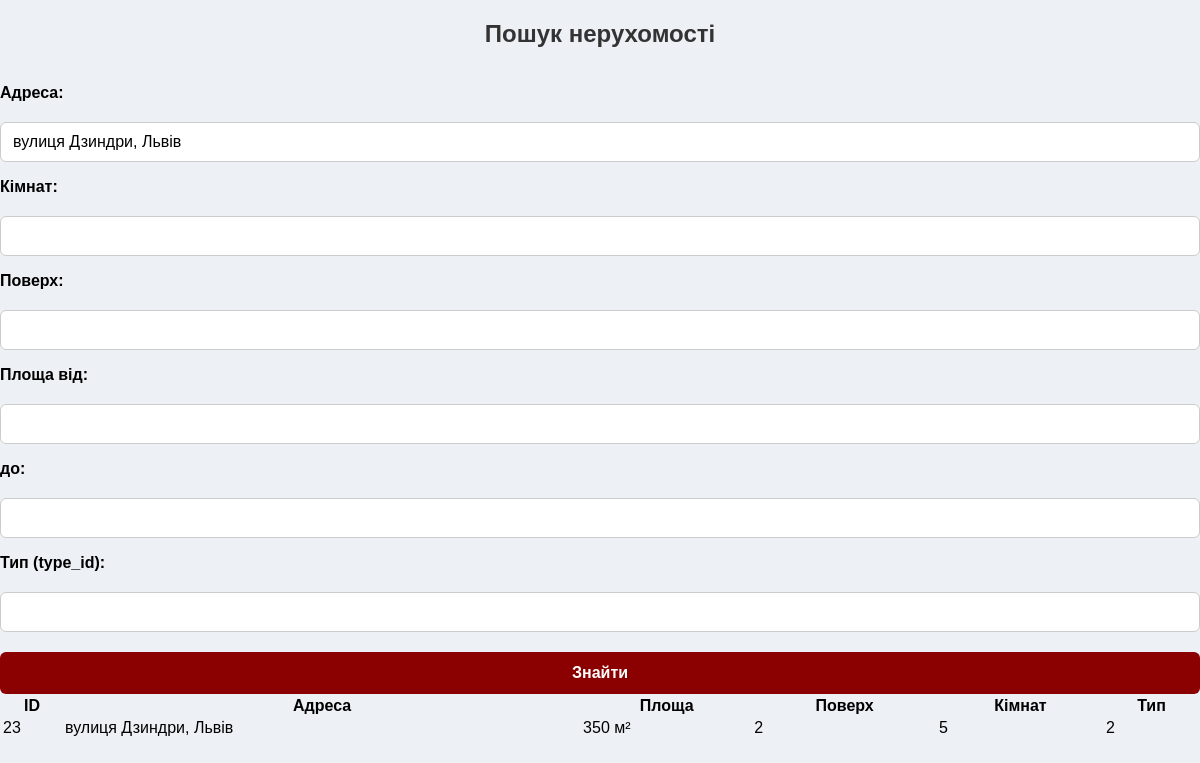
The page /search.php?address=вулиця Дзиндри, Львів on the database its author committed.
### tables this page shows
CREATE TABLE `properties` (
  `property_id` int(11) NOT NULL,
  `address` varchar(255) NOT NULL,
  `area` int(11) NOT NULL,
  `floor` int(11) NOT NULL,
  `rooms` int(11) NOT NULL,
  `type_id` int(11) NOT NULL,
  `owner_id` int(11) NOT NULL,
  `price` decimal(10,2) NOT NULL,
  `created_at` datetime NOT NULL DEFAULT current_timestamp(),
  `status` enum('pending','approved','rejected') NOT NULL DEFAULT 'pending',
  `is_top` tinyint(1) NOT NULL DEFAULT 0,
  `is_highlighted` tinyint(1) NOT NULL DEFAULT 0,
  `views` int(11) NOT NULL DEFAULT 0
);

### search.php (the view, shortened to what this page needs)
<?php
include 'connect_to_db.php';
$address = $_GET['address'] ?? '';
$rooms = $_GET['rooms'] ?? '';
$floor = $_GET['floor'] ?? '';
$area_from = $_GET['area_from'] ?? '';
$area_to = $_GET['area_to'] ?? '';
$type_id = $_GET['type_id'] ?? '';
$sql = "SELECT * FROM properties WHERE 1=1";
$params = [];
if (!empty($address)) {
    $sql .= " AND address LIKE ?";
    $params[] = '%' . $address . '%';
}
$stmt = $conn->prepare($sql);
if (!empty($params)) {
    $types = str_repeat('s', count($params));
    $stmt->bind_param($types, ...$params);
}
$stmt->execute();
$result = $stmt->get_result();
?>
<!DOCTYPE html>
<html lang="uk">
<head>
    <link rel="stylesheet" href="style.css">
</head>
<body>
<h2 style="text-align:center;">Пошук нерухомості</h2>
<form method="get">
    <div class="form-group">
        <label>Адреса:</label>
        <input type="text" name="address" value="<?= htmlspecialchars($address) ?>">
    </div>
    <div class="form-group">
        <label>Кімнат:</label>
        <input type="number" name="rooms" value="<?= htmlspecialchars($rooms) ?>">
    </div>
    <div class="form-group">
        <label>Поверх:</label>
        <input type="number" name="floor" value="<?= htmlspecialchars($floor) ?>">
    </div>
    <div class="form-group">
        <label>Площа від:</label>
        <input type="number" step="0.1" name="area_from" value="<?= htmlspecialchars($area_from) ?>">
        <label style="width:auto;">до:</label>
        <input type="number" step="0.1" name="area_to" value="<?= htmlspecialchars($area_to) ?>">
    </div>
    <div class="form-group">
        <label>Тип (type_id):</label>
        <input type="number" name="type_id" value="<?= htmlspecialchars($type_id) ?>">
    </div>
    <button type="submit">Знайти</button>
</form>
<?php if ($result->num_rows > 0): ?>
    <table>
        <thead>
            <tr>
                <th>ID</th>
                <th>Адреса</th>
                <th>Площа</th>
                <th>Поверх</th>
                <th>Кімнат</th>
                <th>Тип</th>
            </tr>
        </thead>
        <tbody>
            <?php while ($row = $result->fetch_assoc()): ?>
            <tr>
                <td><?= $row['property_id'] ?></td>
                <td><?= htmlspecialchars($row['address']) ?></td>
                <td><?= $row['area'] ?> м²</td>
                <td><?= $row['floor'] ?></td>
                <td><?= $row['rooms'] ?></td>
                <td><?= $row['type_id'] ?></td>
            </tr>
            <?php endwhile; ?>
        </tbody>
    </table>
<?php else: ?>
    <p style="text-align:center;">Нічого не знайдено.</p>
<?php endif; ?>
</body>
</html>

### style.css (style rules this page uses)
body { margin: 0; font-family: Arial, sans-serif; }
body { font-family: Arial, sans-serif; background-color: #eef2f5; margin: 0; padding: 0; }
h2 { text-align: center; color: #333; }
label { display: block; margin-top: 1rem; font-weight: bold; }
input, select, textarea { width: 100%; padding: 10px; margin-top: 5px; border-radius: 6px; border: 1px solid #ccc; box-sizing: border-box; }
button { margin-top: 1.5rem; padding: 12px 18px; background-color: #a30000; color: white; border: none; border-radius: 6px; cursor: pointer; width: 100%; }
html, body { height: 100%; display: flex; flex-direction: column; }
body { background-color: #edf0f4; margin: 0; font-family: Arial, sans-serif; }
form label { display: block; margin-bottom: 15px; font-weight: bold; }
form input, form select, form textarea { width: 100%; padding: 10px 12px; margin-top: 5px; border: 1px solid #ccc; border-radius: 6px; font-size: 1rem; box-sizing: border-box; }
form button { display: block; width: 100%; padding: 12px; background-color: #8b0000; color: white; font-weight: bold; border: none; border-radius: 6px; font-size: 1rem; cursor: pointer; margin-top: 20px; }

### rows shown on the page
properties: property_id "23", address "вулиця Дзиндри, Львів", area "350", floor "2", rooms "5", type "2"
